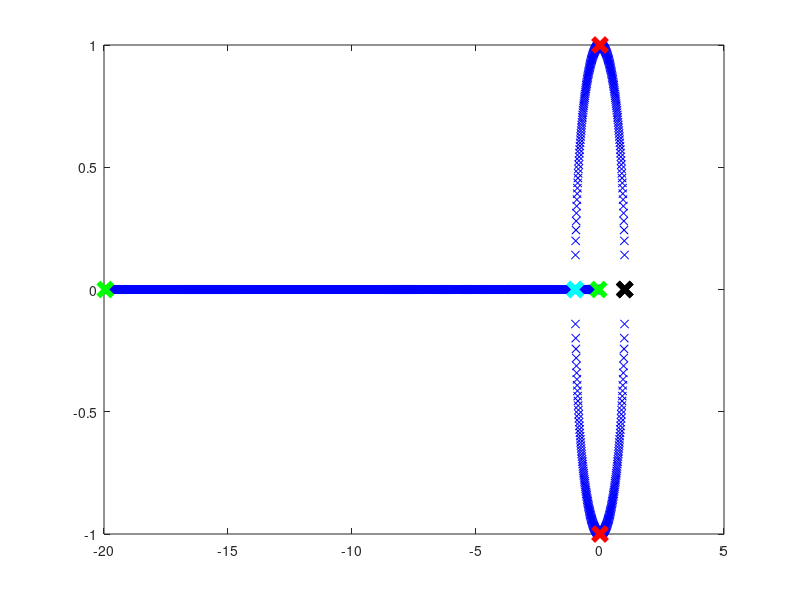
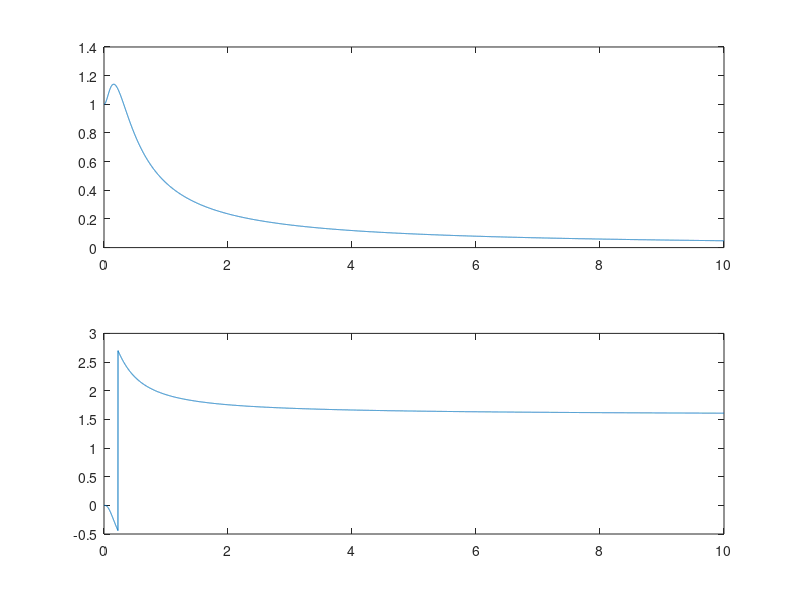
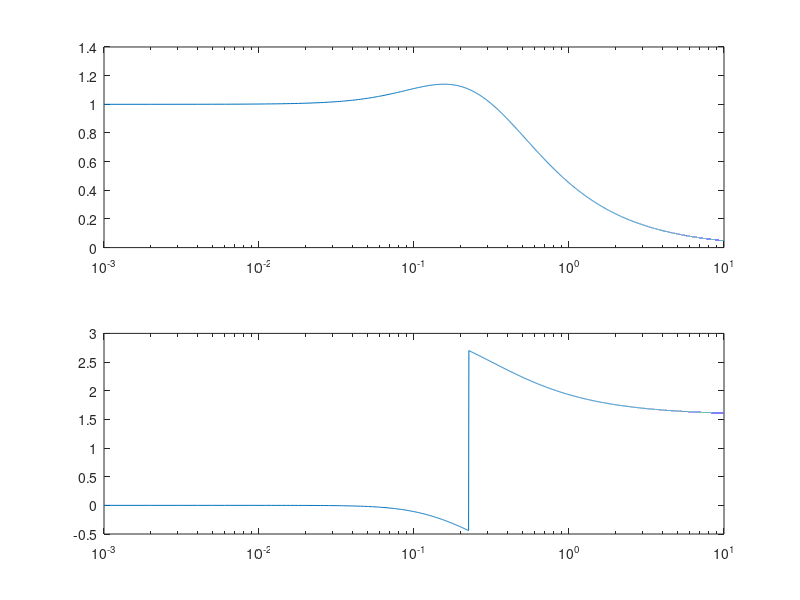

Write the MATLAB code that produced these figures, in order.
clc; clear; close all;

% problem 2

for k = -1: 0.01: 10
   den = [1 2*k 1];
   poles = roots(den);
   plot(real(poles), imag(poles), 'bx');
   hold on;
end

den_end = [1 2*(-1) 1];
poles_end = roots(den_end);
plot(real(poles_end), imag(poles_end), 'kx', 'markersize', 10, 'Linewidth', 4);
hold on;

den_start = [1 2*0 1];
poles_start = roots(den_start);
plot(real(poles_start), imag(poles_start), 'rx', 'markersize', 10, 'Linewidth', 4);
hold on;

den_start = [1 2*1 1];
poles_start = roots(den_start);
plot(real(poles_start), imag(poles_start), 'cx', 'markersize', 10, 'Linewidth', 4);
hold on;

den_end = [1 2*10 1];
poles_end = roots(den_end);
plot(real(poles_end), imag(poles_end), 'gx', 'markersize', 10, 'Linewidth', 4);
hold on;

% problem 1
f = 0.001: 0.001: 10;
H = (4+36*pi^2.*f.^2).^0.5./((2-4*pi^2.*f.^2).^2+36*pi^2.*f.^2).^0.5;
A = atan(3*pi*f) - atan((6*pi*f)./(2-4*pi^2.*f.^2));

figure(2)
subplot(2, 1, 1)
plot(f, H)
subplot(2, 1, 2)
plot(f, A)

figure(3)
subplot(2, 1, 1)
semilogx(f, H)
subplot(2, 1, 2)
semilogx(f, A)